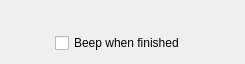
<?xml version="1.0" encoding="UTF-8"?>
<ui version="4.0">
 <class>BatchProcessingLowerPanel</class>
 <widget class="QWidget" name="BatchProcessingLowerPanel">
  <property name="geometry">
   <rect>
    <x>0</x>
    <y>0</y>
    <width>245</width>
    <height>64</height>
   </rect>
  </property>
  <property name="windowTitle">
   <string>Form</string>
  </property>
  <layout class="QGridLayout" name="gridLayout">
   <item row="0" column="0" colspan="4">
    <widget class="SystemLoadWidget" name="systemLoadWidget" native="true"/>
   </item>
   <item row="1" column="0">
    <spacer name="horizontalSpacer">
     <property name="orientation">
      <enum>Qt::Horizontal</enum>
     </property>
     <property name="sizeHint" stdset="0">
      <size>
       <width>1</width>
       <height>1</height>
      </size>
     </property>
    </spacer>
   </item>
   <item row="1" column="1">
    <widget class="QCheckBox" name="beepWhenFinished">
     <property name="text">
      <string>Beep when finished</string>
     </property>
    </widget>
   </item>
   <item row="1" column="2">
    <spacer name="horizontalSpacer_2">
     <property name="orientation">
      <enum>Qt::Horizontal</enum>
     </property>
     <property name="sizeHint" stdset="0">
      <size>
       <width>1</width>
       <height>1</height>
      </size>
     </property>
    </spacer>
   </item>
  </layout>
 </widget>
 <customwidgets>
  <customwidget>
   <class>SystemLoadWidget</class>
   <extends>QWidget</extends>
   <header>scantailor.app.ui.panels.system_load</header>
   <container>1</container>
  </customwidget>
 </customwidgets>
 <resources/>
 <connections/>
</ui>
